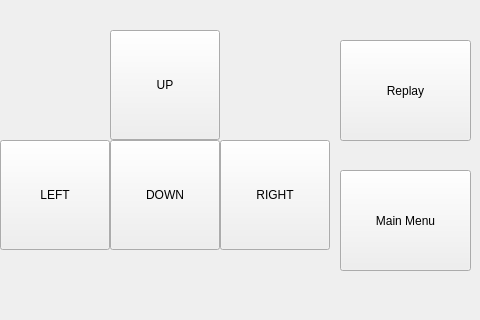
<?xml version="1.0" encoding="UTF-8"?>
<ui version="4.0">
 <class>SnakeDlg</class>
 <widget class="QDialog" name="SnakeDlg">
  <property name="geometry">
   <rect>
    <x>0</x>
    <y>0</y>
    <width>480</width>
    <height>320</height>
   </rect>
  </property>
  <property name="windowTitle">
   <string>Dialog</string>
  </property>
  <widget class="QDialogButtonBox" name="buttonBox">
   <property name="geometry">
    <rect>
     <x>10</x>
     <y>600</y>
     <width>461</width>
     <height>32</height>
    </rect>
   </property>
   <property name="orientation">
    <enum>Qt::Horizontal</enum>
   </property>
   <property name="standardButtons">
    <set>QDialogButtonBox::Cancel|QDialogButtonBox::Ok</set>
   </property>
  </widget>
  <widget class="QPushButton" name="upButton">
   <property name="geometry">
    <rect>
     <x>110</x>
     <y>30</y>
     <width>110</width>
     <height>110</height>
    </rect>
   </property>
   <property name="text">
    <string>UP</string>
   </property>
  </widget>
  <widget class="QPushButton" name="downButton">
   <property name="geometry">
    <rect>
     <x>110</x>
     <y>140</y>
     <width>110</width>
     <height>110</height>
    </rect>
   </property>
   <property name="text">
    <string>DOWN</string>
   </property>
  </widget>
  <widget class="QPushButton" name="leftButton">
   <property name="geometry">
    <rect>
     <x>0</x>
     <y>140</y>
     <width>110</width>
     <height>110</height>
    </rect>
   </property>
   <property name="text">
    <string>LEFT</string>
   </property>
  </widget>
  <widget class="QPushButton" name="rightButton">
   <property name="geometry">
    <rect>
     <x>220</x>
     <y>140</y>
     <width>110</width>
     <height>110</height>
    </rect>
   </property>
   <property name="text">
    <string>RIGHT</string>
   </property>
  </widget>
  <widget class="QPushButton" name="replayButton">
   <property name="geometry">
    <rect>
     <x>340</x>
     <y>40</y>
     <width>131</width>
     <height>101</height>
    </rect>
   </property>
   <property name="text">
    <string>Replay</string>
   </property>
  </widget>
  <widget class="QPushButton" name="mainMenuButton">
   <property name="geometry">
    <rect>
     <x>340</x>
     <y>170</y>
     <width>131</width>
     <height>101</height>
    </rect>
   </property>
   <property name="text">
    <string>Main Menu</string>
   </property>
  </widget>
 </widget>
 <resources/>
 <connections>
  <connection>
   <sender>buttonBox</sender>
   <signal>accepted()</signal>
   <receiver>SnakeDlg</receiver>
   <slot>accept()</slot>
   <hints>
    <hint type="sourcelabel">
     <x>248</x>
     <y>254</y>
    </hint>
    <hint type="destinationlabel">
     <x>157</x>
     <y>274</y>
    </hint>
   </hints>
  </connection>
  <connection>
   <sender>buttonBox</sender>
   <signal>rejected()</signal>
   <receiver>SnakeDlg</receiver>
   <slot>reject()</slot>
   <hints>
    <hint type="sourcelabel">
     <x>316</x>
     <y>260</y>
    </hint>
    <hint type="destinationlabel">
     <x>286</x>
     <y>274</y>
    </hint>
   </hints>
  </connection>
 </connections>
</ui>
